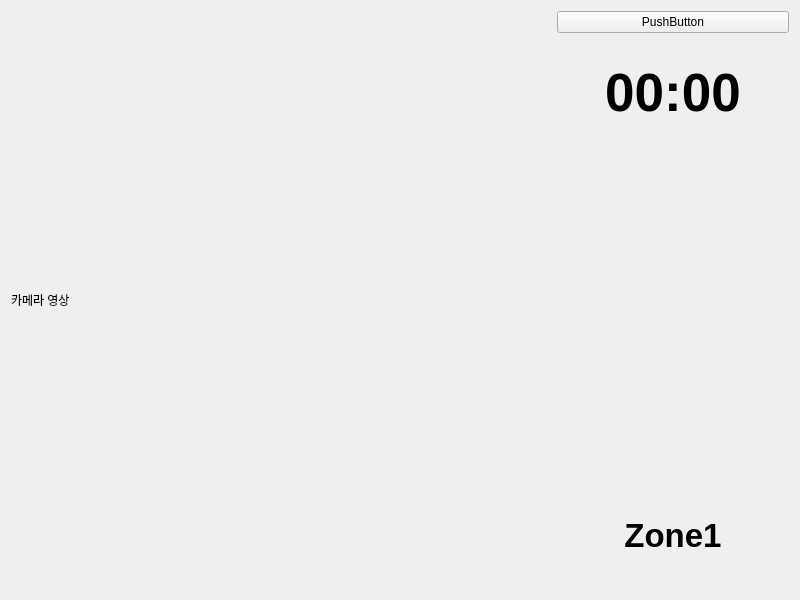
<?xml version="1.0" encoding="UTF-8"?>
<ui version="4.0">
 <class>MainWidget</class>
 <widget class="QWidget" name="MainWidget">
  <property name="geometry">
   <rect>
    <x>0</x>
    <y>0</y>
    <width>800</width>
    <height>600</height>
   </rect>
  </property>
  <property name="windowTitle">
   <string>MainWidget</string>
  </property>
  <layout class="QHBoxLayout" name="horizontalLayout_2">
   <item>
    <layout class="QHBoxLayout" name="horizontalLayout" stretch="7,3">
     <item>
      <widget class="QLabel" name="cameraLabel">
       <property name="text">
        <string>카메라 영상</string>
       </property>
      </widget>
     </item>
     <item>
      <layout class="QVBoxLayout" name="verticalLayout" stretch="0,2,6,2">
       <item>
        <widget class="QPushButton" name="pushButton">
         <property name="text">
          <string>PushButton</string>
         </property>
        </widget>
       </item>
       <item>
        <widget class="QLabel" name="timeLabel">
         <property name="font">
          <font>
           <pointsize>40</pointsize>
           <bold>true</bold>
          </font>
         </property>
         <property name="text">
          <string>00:00</string>
         </property>
         <property name="alignment">
          <set>Qt::AlignmentFlag::AlignCenter</set>
         </property>
        </widget>
       </item>
       <item>
        <widget class="QLabel" name="lightLabel">
         <property name="text">
          <string/>
         </property>
         <property name="pixmap">
          <pixmap resource="images.qrc">:/images/red.png</pixmap>
         </property>
         <property name="alignment">
          <set>Qt::AlignmentFlag::AlignCenter</set>
         </property>
        </widget>
       </item>
       <item>
        <widget class="QLabel" name="zoneLabel">
         <property name="font">
          <font>
           <pointsize>25</pointsize>
           <bold>true</bold>
          </font>
         </property>
         <property name="text">
          <string>Zone1</string>
         </property>
         <property name="alignment">
          <set>Qt::AlignmentFlag::AlignCenter</set>
         </property>
        </widget>
       </item>
      </layout>
     </item>
    </layout>
   </item>
  </layout>
 </widget>
 <resources>
  <include location="images.qrc"/>
 </resources>
 <connections/>
 </ui>
